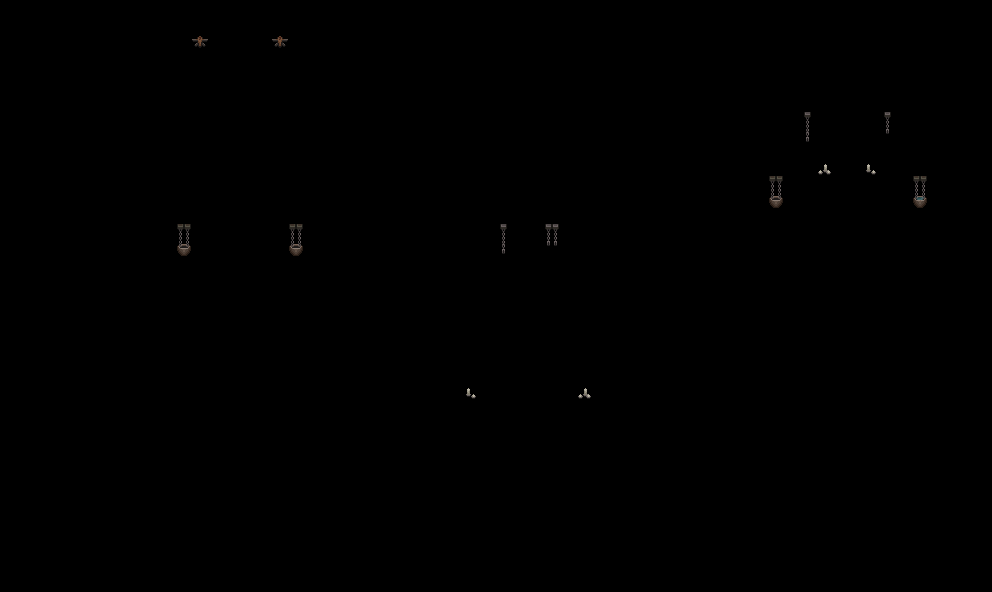

Below is a game level as drawn by its tile map, then a one-line description and the .tmx that defines it (tile-layer data replaced by summaries):
An orthogonal 62x37 tile map with 16x16 px tiles, 1 tile layer (decor).

<map version="1.10" tiledversion="1.10.0" orientation="orthogonal" renderorder="right-down" width="62" height="37" tilewidth="16" tileheight="16" infinite="0" nextlayerid="11" nextobjectid="235">
 <tileset firstgid="1" name="decorative" tilewidth="16" tileheight="16" tilecount="256" columns="16">
  <image source="../Images/Map/Decorative.png" width="256" height="256" />
 </tileset>
 <layer id="7" name="decor" width="62" height="37">
  <data>[2294 cells, 30 non-empty, 16 distinct tile ids]</data>
 </layer>
</map>
